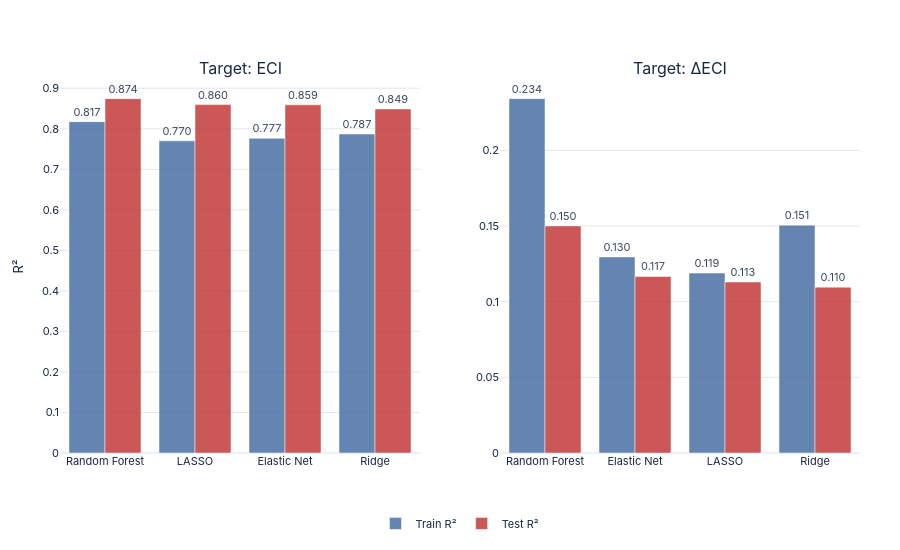
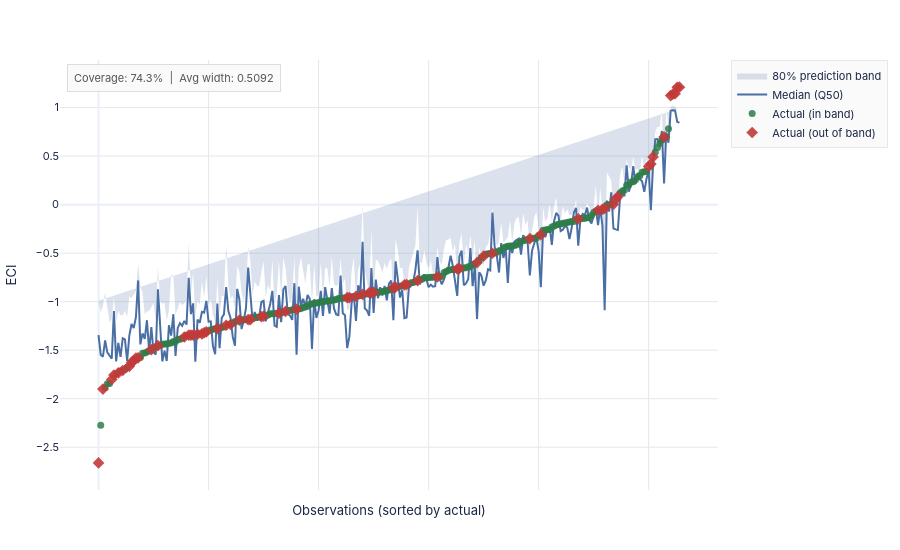

The code cell stored with these charts, in order, in its notebook:
### Markdown cell above
## 8. Visualisations — Interactive (Plotly)

Interactive versions of the OOS comparison and prediction interval charts, using the standard portfolio style.

### Code cell
STYLE = {
    'font_family': 'IBM Plex Sans, -apple-system, BlinkMacSystemFont, sans-serif',
    'tick_size': 11,
    'axis_title_size': 13,
    'legend_size': 11,
    'annotation_size': 10,
    'title_color': '#1a2744',
    'template': 'plotly_white',
    'plot_bg': '#ffffff',
    'paper_bg': '#ffffff',
    'chart_height': 550,
    'chart_height_tall': 650,
    'margin': dict(l=60, r=40, t=60, b=60),
    'margin_bar': dict(l=160, r=130, t=60, b=60),
    'grid_color': '#e5e7eb',
    'grid_width': 0.5,
}
WRITE_CONFIG = {'displayModeBar': False, 'responsive': True}
PALETTE = {
    'blue': '#4a6fa5', 'red': '#c23a3a', 'green': '#2e7d4a',
    'orange': '#d4853b', 'light_blue': '#7a9dc4', 'grey': '#999999',
}

def base_layout(**kwargs):
    layout = dict(
        template=STYLE['template'],
        plot_bgcolor=STYLE['plot_bg'],
        paper_bgcolor=STYLE['paper_bg'],
        font=dict(family=STYLE['font_family'], size=STYLE['tick_size'],
                  color=STYLE['title_color']),
        margin=STYLE['margin'],
        height=STYLE['chart_height'],
    )
    layout.update(kwargs)
    return layout

def save_chart(fig, path_no_ext, width=1100, height=600):
    fig.show()
    fig.write_html(f"{path_no_ext}.html", config=WRITE_CONFIG)
    print(f"  ✓ {path_no_ext}.html")
    for engine in ['kaleido', 'orca']:
        try:
            fig.write_image(f"{path_no_ext}.png", width=width, height=height, scale=3, engine=engine)
            print(f"  ✓ {path_no_ext}.png ({engine})")
            return
        except Exception:
            pass
    print("  ⚠ PNG skipped.")


# ── CHART A: Train vs Test R² (grouped bar) ───────────────────────────────────
print("[A] OOS R² comparison...")

figA = make_subplots(rows=1, cols=2,
                     subplot_titles=['Target: ECI', 'Target: ΔECI'],
                     horizontal_spacing=0.1)

for col, perf in enumerate([perf_level, perf_delta], 1):
    figA.add_trace(go.Bar(
        name='Train R²', x=perf['Model'], y=perf['Train R²'],
        marker_color=PALETTE['blue'], opacity=0.85,
        text=[f'{v:.3f}' for v in perf['Train R²']], textposition='outside',
        showlegend=(col == 1),
    ), row=1, col=col)
    figA.add_trace(go.Bar(
        name='Test R²', x=perf['Model'], y=perf['Test R²'],
        marker_color=PALETTE['red'], opacity=0.85,
        text=[f'{v:.3f}' for v in perf['Test R²']], textposition='outside',
        showlegend=(col == 1),
    ), row=1, col=col)
    figA.update_yaxes(title_text='R²' if col == 1 else '',
                      gridcolor=STYLE['grid_color'], row=1, col=col)

figA.update_layout(**base_layout(
    barmode='group',
    height=STYLE['chart_height'],
    legend=dict(orientation='h', y=-0.15, x=0.5, xanchor='center',
                font=dict(size=STYLE['legend_size'])),
    margin=dict(l=60, r=40, t=80, b=80),
))
save_chart(figA, os.path.join(OUT, 'OOS_R2_interactive'))


# ── CHART B: Prediction intervals ─────────────────────────────────────────────
print("\n[B] Prediction intervals...")

plot_df_sort = interval_df.sort_values('Actual').reset_index(drop=True)
x_labels = plot_df_sort.apply(lambda r: f"{r['Country Code']} {int(r['Year'])}", axis=1)

figB = go.Figure()

figB.add_trace(go.Scatter(
    x=list(range(len(plot_df_sort))),
    y=plot_df_sort['Q90'].tolist() + plot_df_sort['Q10'].tolist()[::-1],
    fill='toself',
    fillcolor='rgba(74, 111, 165, 0.2)',
    line=dict(color='rgba(0,0,0,0)'),
    hoverinfo='skip',
    name='80% prediction band',
    showlegend=True,
))
figB.add_trace(go.Scatter(
    x=list(range(len(plot_df_sort))),
    y=plot_df_sort['Q50'],
    mode='lines',
    line=dict(color=PALETTE['blue'], width=2),
    name='Median (Q50)',
))
in_band_mask  = plot_df_sort['In_Band']
out_band_mask = ~in_band_mask

figB.add_trace(go.Scatter(
    x=plot_df_sort.index[in_band_mask].tolist(),
    y=plot_df_sort.loc[in_band_mask, 'Actual'],
    mode='markers',
    marker=dict(color=PALETTE['green'], size=7, opacity=0.85),
    name='Actual (in band)',
    hovertemplate='%{text}<br>Actual: %{y:.3f}<extra></extra>',
    text=x_labels[in_band_mask].tolist(),
))
figB.add_trace(go.Scatter(
    x=plot_df_sort.index[out_band_mask].tolist(),
    y=plot_df_sort.loc[out_band_mask, 'Actual'],
    mode='markers',
    marker=dict(color=PALETTE['red'], size=9, symbol='diamond', opacity=0.9),
    name='Actual (out of band)',
    hovertemplate='%{text}<br>Actual: %{y:.3f}<extra></extra>',
    text=x_labels[out_band_mask].tolist(),
))

figB.update_layout(**base_layout(
    height=STYLE['chart_height'],
    xaxis=dict(title='Observations (sorted by actual)', showticklabels=False,
               gridcolor=STYLE['grid_color']),
    yaxis=dict(title='ECI', gridcolor=STYLE['grid_color']),
    annotations=[dict(
        text=f"Coverage: {coverage:.1%}  |  Avg width: {avg_width:.4f}",
        xref='paper', yref='paper', x=0.01, y=0.99,
        showarrow=False, font=dict(size=11, color='#555'),
        bgcolor='rgba(250,250,250,0.9)', bordercolor='#ddd', borderwidth=1, borderpad=6,
    )],
    legend=dict(font=dict(size=STYLE['legend_size']),
                bgcolor='rgba(250,250,250,0.9)', bordercolor='#e5e7eb', borderwidth=1),
))
save_chart(figB, os.path.join(OUT, 'PredictionIntervals_interactive'))

print(f"\n✓ All interactive charts saved to {OUT}/")

### Figure 1 — Plotly figure (JSON) as saved in the notebook; plotly's stock layout.template omitted (floating-point values rounded to 4 significant figures)
{"data": [{"marker": {"color": "#4a6fa5"}, "name": "Train R²", "opacity": 0.85, "showlegend": true, "text": ["0.817", "0.770", "0.777", "0.787"], "textposition": "outside", "type": "bar", "x": ["Random Forest", "LASSO", "Elastic Net", "Ridge"], "xaxis": "x", "y": [0.8174, 0.7702, 0.7767, 0.7871], "yaxis": "y"}, {"marker": {"color": "#c23a3a"}, "name": "Test R²", "opacity": 0.85, "showlegend": true, "text": ["0.874", "0.860", "0.859", "0.849"], "textposition": "outside", "type": "bar", "x": ["Random Forest", "LASSO", "Elastic Net", "Ridge"], "xaxis": "x", "y": [0.8743, 0.8596, 0.859, 0.849], "yaxis": "y"}, {"marker": {"color": "#4a6fa5"}, "name": "Train R²", "opacity": 0.85, "showlegend": false, "text": ["0.234", "0.130", "0.119", "0.151"], "textposition": "outside", "type": "bar", "x": ["Random Forest", "Elastic Net", "LASSO", "Ridge"], "xaxis": "x2", "y": [0.2342, 0.1296, 0.1189, 0.1506], "yaxis": "y2"}, {"marker": {"color": "#c23a3a"}, "name": "Test R²", "opacity": 0.85, "showlegend": false, "text": ["0.150", "0.117", "0.113", "0.110"], "textposition": "outside", "type": "bar", "x": ["Random Forest", "Elastic Net", "LASSO", "Ridge"], "xaxis": "x2", "y": [0.1501, 0.1167, 0.113, 0.1096], "yaxis": "y2"}], "layout": {"annotations": [{"font": {"size": 16}, "showarrow": false, "text": "Target: ECI", "x": 0.225, "xanchor": "center", "xref": "paper", "y": 1, "yanchor": "bottom", "yref": "paper"}, {"font": {"size": 16}, "showarrow": false, "text": "Target: ΔECI", "x": 0.775, "xanchor": "center", "xref": "paper", "y": 1, "yanchor": "bottom", "yref": "paper"}], "barmode": "group", "font": {"color": "#1a2744", "family": "IBM Plex Sans, -apple-system, BlinkMacSystemFont, sans-serif", "size": 11}, "height": 550, "legend": {"font": {"size": 11}, "orientation": "h", "x": 0.5, "xanchor": "center", "y": -0.15}, "margin": {"b": 80, "l": 60, "r": 40, "t": 80}, "paper_bgcolor": "#ffffff", "plot_bgcolor": "#ffffff", "xaxis": {"anchor": "y", "domain": [0, 0.45]}, "xaxis2": {"anchor": "y2", "domain": [0.55, 1]}, "yaxis": {"anchor": "x", "domain": [0, 1], "gridcolor": "#e5e7eb", "title": {"text": "R²"}}, "yaxis2": {"anchor": "x2", "domain": [0, 1], "gridcolor": "#e5e7eb", "title": {"text": ""}}}}

### Figure 2 — Plotly figure (JSON) as saved in the notebook; plotly's stock layout.template omitted (floating-point values rounded to 4 significant figures; data arrays with more than 128 entries replaced by an {"elided": "..."} marker saying what was removed)
{"data": [{"fill": "toself", "fillcolor": "rgba(74, 111, 165, 0.2)", "hoverinfo": "skip", "line": {"color": "rgba(0,0,0,0)"}, "name": "80% prediction band", "showlegend": true, "type": "scatter", "x": {"elided": "265 int values"}, "y": {"elided": "530 float values"}}, {"line": {"color": "#4a6fa5", "width": 2}, "mode": "lines", "name": "Median (Q50)", "type": "scatter", "x": {"elided": "265 int values"}, "y": {"elided": "265 float values"}}, {"hovertemplate": "%{text}<br>Actual: %{y:.3f}<extra></extra>", "marker": {"color": "#2e7d4a", "opacity": 0.85, "size": 7}, "mode": "markers", "name": "Actual (in band)", "text": {"elided": "197 str values"}, "type": "scatter", "x": {"elided": "197 int values"}, "y": {"elided": "197 float values"}}, {"hovertemplate": "%{text}<br>Actual: %{y:.3f}<extra></extra>", "marker": {"color": "#c23a3a", "opacity": 0.9, "size": 9, "symbol": "diamond"}, "mode": "markers", "name": "Actual (out of band)", "text": ["TCD 2016", "GNQ 2019", "PNG 2017", "NGA 2016", "NGA 2018", "GIN 2017", "GNQ 2018", "DZA 2015", "GNQ 2016", "AGO 2017", "DZA 2018", "MDG 2019", "NER 2015", "YEM 2017", "MWI 2016", "NGA 2015", "MMR 2019", "MDG 2016", "MNG 2019", "COG 2015", "CMR 2018", "VEN 2019", "GAB 2019", "YEM 2016", "BFA 2015", "COG 2018", "ECU 2019", "ETH 2019", "MNG 2017", "AZE 2017", "CIV 2019", "AGO 2015", "DZA 2016", "NER 2016", "ETH 2015", "TZA 2019", "MWI 2018", "VEN 2015", "TZA 2015", "LBR 2016", "LBR 2019", "AZE 2019", "MLI 2015", "UGA 2017", "UZB 2015", "CIV 2017", "ZMB 2017", "COG 2016", "MLI 2016", "KAZ 2015", "MLI 2019", "LBR 2017", "TTO 2015", "EGY 2017", "VNM 2017", "TZA 2018", "IRN 2019", "TTO 2019", "QAT 2018", "RUS 2017", "KWT 2019", "BHR 2019", "BHR 2017", "MYS 2015", "MYS 2017", "MYS 2016", "MYS 2019", "MYS 2018"], "type": "scatter", "x": [0, 2, 6, 7, 9, 11, 14, 15, 16, 17, 18, 24, 27, 39, 41, 42, 43, 45, 47, 48, 49, 54, 58, 60, 64, 68, 69, 74, 75, 82, 85, 90, 113, 114, 117, 120, 123, 124, 125, 134, 135, 139, 140, 145, 154, 163, 164, 172, 175, 179, 196, 201, 218, 227, 229, 230, 234, 235, 236, 250, 251, 252, 257, 260, 261, 262, 263, 264], "y": [-2.661, -1.901, -1.802, -1.756, -1.734, -1.709, -1.666, -1.626, -1.608, -1.581, -1.578, -1.494, -1.453, -1.364, -1.345, -1.345, -1.344, -1.335, -1.332, -1.32, -1.311, -1.277, -1.243, -1.235, -1.189, -1.184, -1.184, -1.155, -1.148, -1.119, -1.1, -1.078, -0.959, -0.958, -0.945, -0.924, -0.908, -0.906, -0.905, -0.857, -0.849, -0.827, -0.823, -0.783, -0.745, -0.663, -0.658, -0.598, -0.531, -0.501, -0.351, -0.308, -0.146, -0.058, -0.048, -0.038, 0.004, 0.055, 0.082, 0.393, 0.419, 0.492, 0.698, 1.124, 1.138, 1.144, 1.209, 1.211]}], "layout": {"annotations": [{"bgcolor": "rgba(250,250,250,0.9)", "bordercolor": "#ddd", "borderpad": 6, "borderwidth": 1, "font": {"color": "#555", "size": 11}, "showarrow": false, "text": "Coverage: 74.3%  |  Avg width: 0.5092", "x": 0.01, "xref": "paper", "y": 0.99, "yref": "paper"}], "font": {"color": "#1a2744", "family": "IBM Plex Sans, -apple-system, BlinkMacSystemFont, sans-serif", "size": 11}, "height": 550, "legend": {"bgcolor": "rgba(250,250,250,0.9)", "bordercolor": "#e5e7eb", "borderwidth": 1, "font": {"size": 11}}, "margin": {"b": 60, "l": 60, "r": 40, "t": 60}, "paper_bgcolor": "#ffffff", "plot_bgcolor": "#ffffff", "xaxis": {"gridcolor": "#e5e7eb", "showticklabels": false, "title": {"text": "Observations (sorted by actual)"}}, "yaxis": {"gridcolor": "#e5e7eb", "title": {"text": "ECI"}}}}
